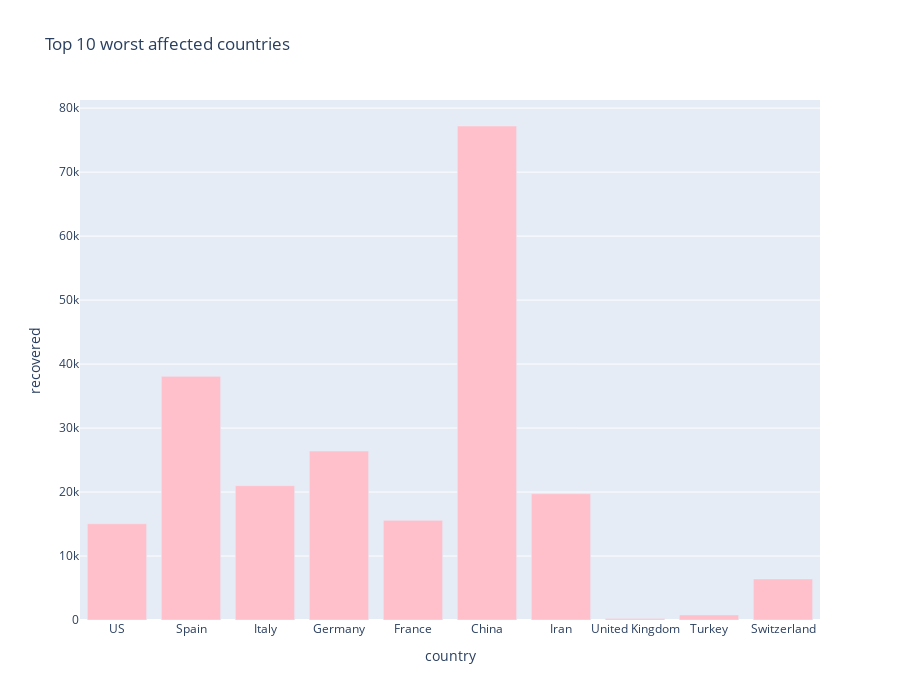

The code cell stored with this chart in its notebook:
### Markdown cell above
# Worst hit countries - Recovering cases

### Code cell
px.bar(
    sorted_country_df.head(10),
    x = "country",
    y = "recovered",
    title= "Top 10 worst affected countries", # the axis names
    color_discrete_sequence=["pink"], 
    height=700,
    width=900
)

### Figure 1 — Plotly figure (JSON) as saved in the notebook; plotly's stock layout.template omitted (floating-point values rounded to 4 significant figures)
{"data": [{"alignmentgroup": "True", "hoverlabel": {"namelength": 0}, "hovertemplate": "country=%{x}<br>recovered=%{y}", "legendgroup": "", "marker": {"color": "pink"}, "name": "", "offsetgroup": "", "orientation": "v", "showlegend": false, "textposition": "auto", "type": "bar", "x": ["US", "Spain", "Italy", "Germany", "France", "China", "Iran", "United Kingdom", "Turkey", "Switzerland"], "xaxis": "x", "y": [15044, 38080, 20996, 26400, 15574, 77207, 19736, 215, 786, 6415], "yaxis": "y"}], "layout": {"barmode": "relative", "height": 700, "legend": {"tracegroupgap": 0}, "title": {"text": "Top 10 worst affected countries"}, "width": 900, "xaxis": {"anchor": "y", "domain": [0, 1], "title": {"text": "country"}}, "yaxis": {"anchor": "x", "domain": [0, 1], "title": {"text": "recovered"}}}}
